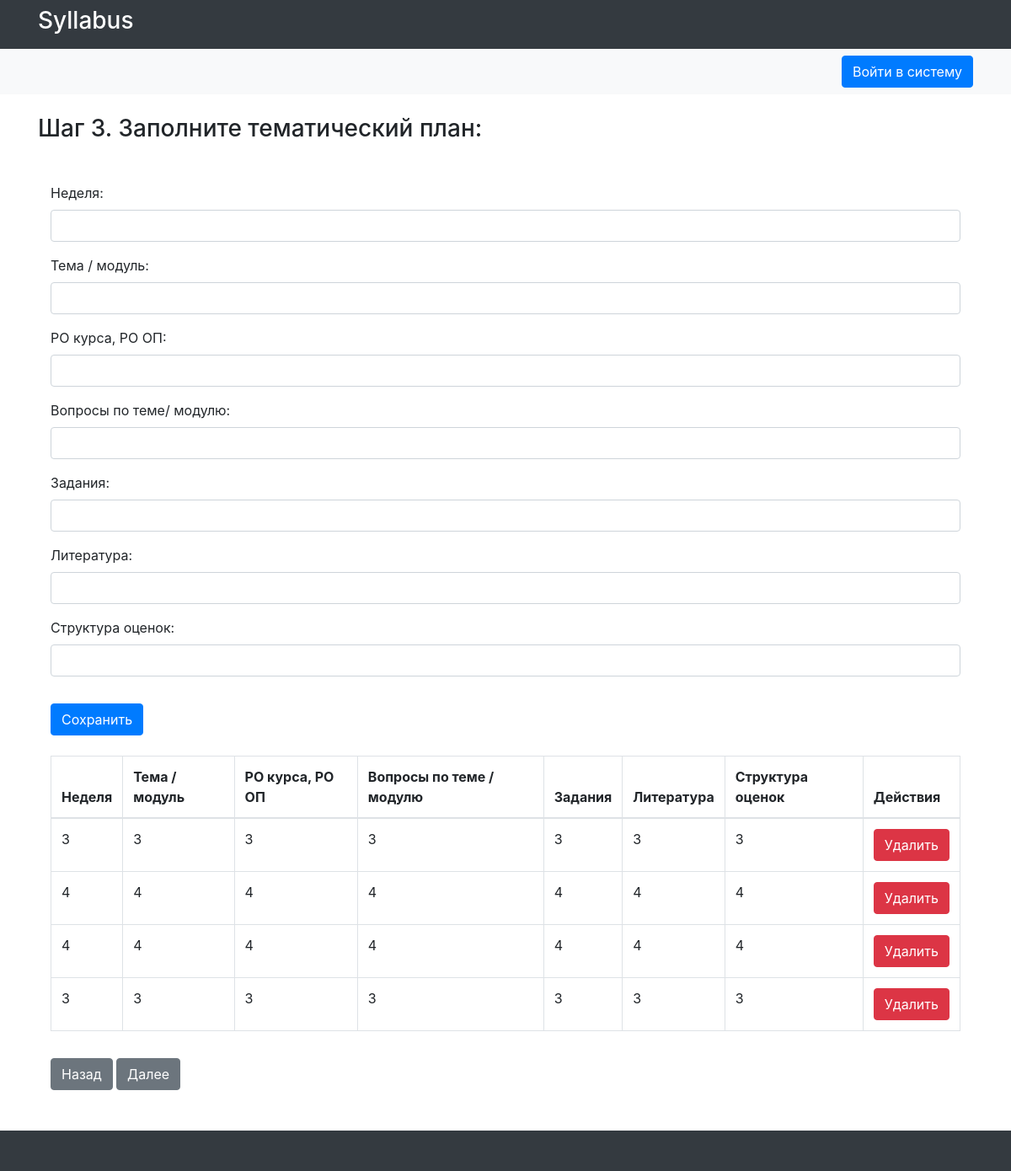
Screenshot of /thematic_plan/1/ with the database file from the repository.
### syllabus/models.py (models this page shows, shortened)
class ThematicPlan(models.Model):
    syllabus = models.ForeignKey('Syllabus', on_delete=models.CASCADE, verbose_name='Силлабус', null=True)
    week = models.IntegerField(verbose_name='Неделя', null=True)
    topic = models.CharField(max_length=255, verbose_name='Тема / модуль')
    ro = models.CharField(max_length=255, verbose_name='РО курса, РО ОП', null=True)
    qm = models.CharField(max_length=255, verbose_name='Вопросы по теме/ модулю', null=True)
    tasks = models.CharField(max_length=255, verbose_name='Задания', null=True)
    lit = models.CharField(max_length=255, verbose_name='Литература', null=True)
    so = models.CharField(max_length=255, verbose_name='Структура оценок', null=True)
    class Meta:
        verbose_name = 'Тематический план'
        verbose_name_plural = 'Тематические планы'

### syllabus/views.py (the view)
# urls.py: path('thematic_plan/<int:syllabus_id>/', thematic_plan, name='thematic_plan'),
def thematic_plan(request, syllabus_id):
    syllabus = Syllabus.objects.get(id=syllabus_id)
    if request.method == 'POST':
        form = ThematicPlanForm(request.POST)
        if form.is_valid():
            thematic_plan = form.save(commit=False)
            thematic_plan.syllabus = syllabus
            thematic_plan.save()
            return redirect('thematic_plan', syllabus_id=syllabus_id)
    else:
        form = ThematicPlanForm()
    thematic_plans = syllabus.thematicplan_set.all()
    return render(request, 'thematic_plan.html', {'form': form, 'syllabus': syllabus, 'thematic_plans': thematic_plans})

### syllabus/forms.py
class ThematicPlanForm(forms.ModelForm):
    class Meta:
        model = ThematicPlan
        fields = ['week', 'topic', 'ro', 'qm', 'tasks', 'lit', 'so']
    def __init__(self, *args, **kwargs):
        super().__init__(*args, **kwargs)
        for field in self.fields:
            self.fields[field].widget.attrs.update({'class': 'form-control'})

### syllabus/templates/thematic_plan.html (shortened to what this page needs)
{% extends 'base.html' %}
{% block content %}
    <h3>Шаг 3. Заполните тематический план:</h3>
    <div class="container mt-5">
        <div class="row justify-content-center">
            <div class="col-md">
                <form method="post" enctype="multipart/form-data">
                    {{ form.as_p }}
                    <button type="submit" class="btn btn-primary mt-3">Сохранить</button>
                </form>
                <div class="table-responsive">
                    <table class="table table-bordered table-fixed">
                        <thead>
                            <tr>
                                <th>Неделя</th>
                                <th>Тема / модуль</th>
                                <th>РО курса, РО ОП</th>
                                <th>Вопросы по теме / модулю</th>
                                <th>Задания</th>
                                <th>Литература</th>
                                <th>Структура оценок</th>
                                <th>Действия</th>
                            </tr>
                        </thead>
                        <tbody>
                            {% for thematic_plan in thematic_plans %}
                                <tr>
                                    <td>{{ thematic_plan.week }}</td>
                                    <td>{{ thematic_plan.topic }}</td>
                                    <td>{{ thematic_plan.ro }}</td>
                                    <td>{{ thematic_plan.qm }}</td>
                                    <td>{{ thematic_plan.tasks }}</td>
                                    <td>{{ thematic_plan.lit }}</td>
                                    <td>{{ thematic_plan.so }}</td>
                               <td>
                                    <form method="post" action="{% url 'delete_thematic_plan' syllabus_id=syllabus.id plan_id=thematic_plan.id %}">
                                        <button type="submit" class="btn btn-danger">Удалить</button>
                                    </form>
                               </td>
                                </tr>
                            {% endfor %}
                        </tbody>
                    </table>
                </div>
                <a class="btn btn-secondary mt-3" href="{% url 'correspondence' syllabus_id=syllabus.id %}">Назад</a>
                <a class="btn btn-secondary mt-3" href="{% url 'evaluation_system' syllabus_id=syllabus.id %}">Далее</a>
            </div>
        </div>
    </div><br/><br/>
{% endblock %}

### rows the page displays
ThematicPlan: week "3", topic "3", ro "3", qm "3", tasks "3", lit "3", so "3"
ThematicPlan: week "4", topic "4", ro "4", qm "4", tasks "4", lit "4", so "4"
ThematicPlan: week "4", topic "4", ro "4", qm "4", tasks "4", lit "4", so "4"
ThematicPlan: week "3", topic "3", ro "3", qm "3", tasks "3", lit "3", so "3"
